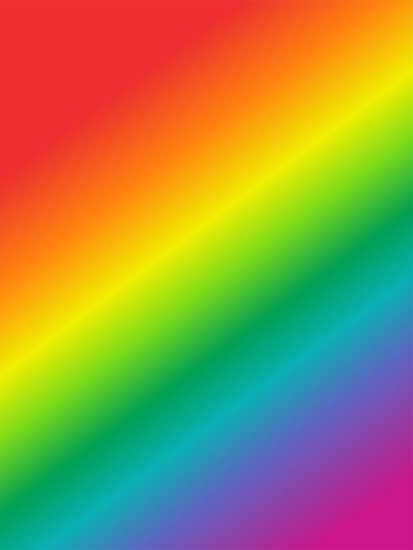
#> input picture DATA/rainbow.jpg, 413 x 550 px, found by its file name
$ python Thresholding_20240206160916.py
#> lines starting #> are read from the running program, lines starting #| are printed output that depends on the picture; after the words box and inside, x2 and y2 are one past the last pixel; in counts of white or black regions, pixels touching at a corner belong together
import cv2
import matplotlib.pyplot as plt

img = cv2.imread("DATA/rainbow.jpg", 0)
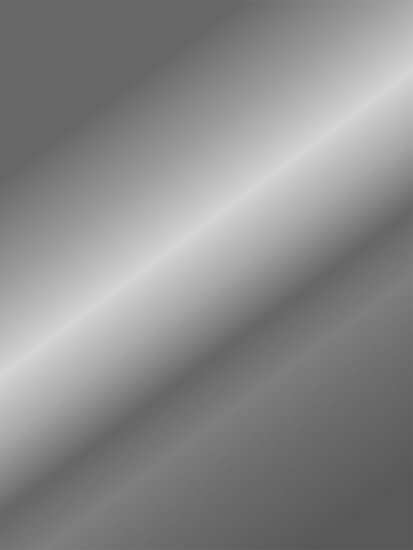
#> img: shape (550, 413); min 87, max 214, mean 137.4

plt.imshow(img, cmap="gray")

ret, thresh1 = cv2.threshold(img, 100, 255, cv2.THRESH_BINARY)
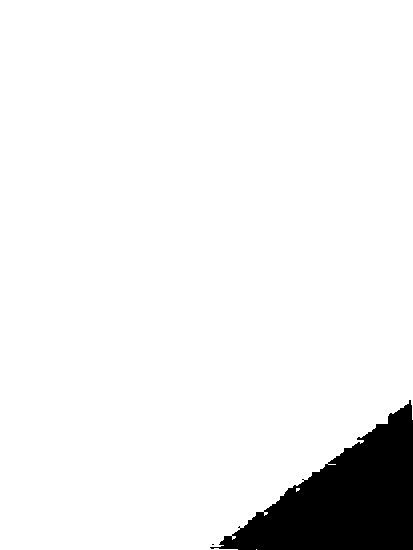
#> thresh1: shape (550, 413); 93.4% white; 2 black regions (1 under 20 px), largest, box (x1, y1, x2, y2) and area: (210, 400, 413, 550) 15088
print(ret)

plt.imshow(thresh1, cmap="gray")
plt.show()
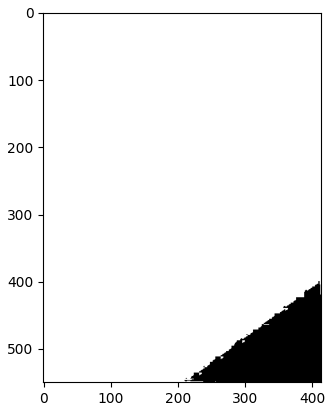
#> figure drawn by matplotlib, 1 panel
